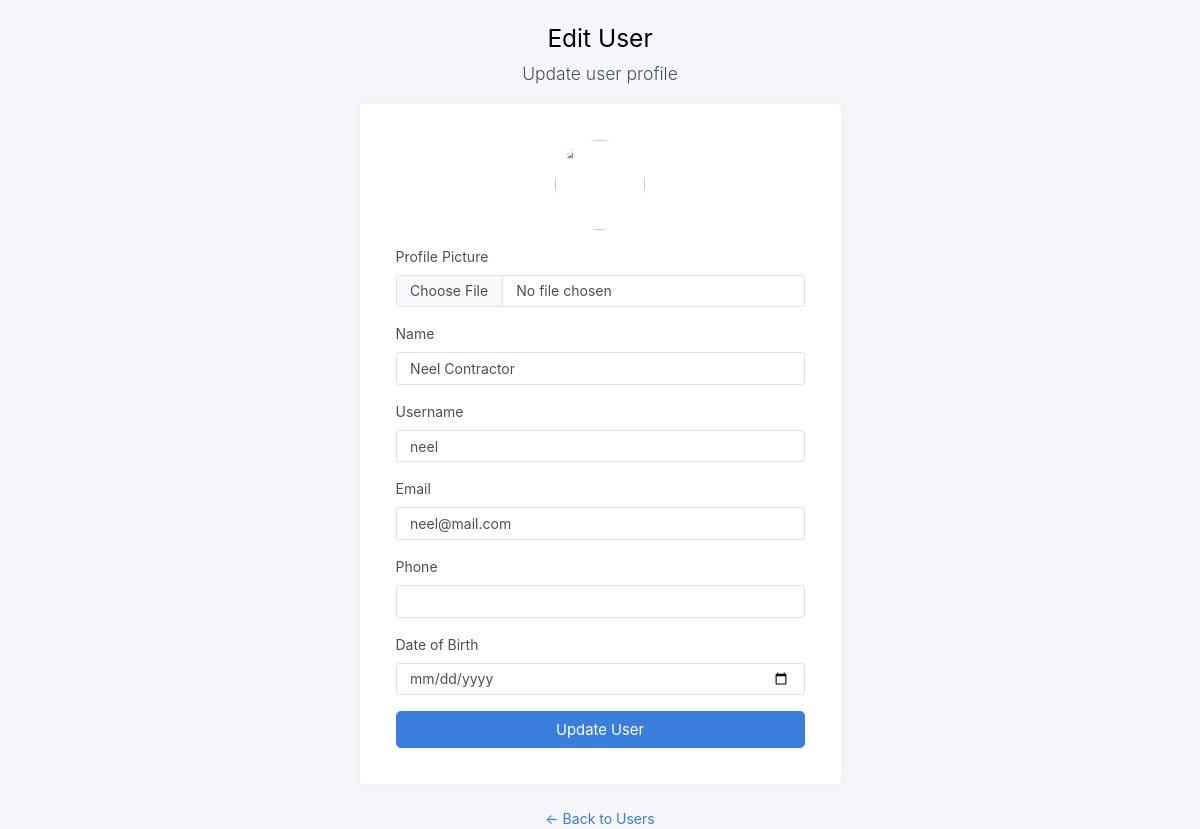
The app's page /adminkit-main/static/edit_user.php?id=u1 with its own data.
### tables this page shows
CREATE TABLE User (
    id CHAR(20) PRIMARY KEY,
    name VARCHAR(100),
    email VARCHAR(15) UNIQUE NOT NULL,
    username VARCHAR(50) UNIQUE NOT NULL,
    password_hash VARCHAR(50),
    phone VARCHAR(10),
    profile_pic_url TEXT,
    dob DATE,
    role ENUM('user','designer','admin') DEFAULT 'user',
    created_at TIMESTAMP DEFAULT CURRENT_TIMESTAMP
);

### adminkit-main/static/edit_user.php (the view, shortened to what this page needs)
<?php
include 'config.php';
$id = $_GET['id'];
$q = mysqli_prepare(
    $conn,
    "SELECT id, name, email, username, phone, dob, profile_pic_url
     FROM user
     WHERE id=? AND role='user'"
);
mysqli_stmt_bind_param($q, "s", $id);
mysqli_stmt_execute($q);
$result = mysqli_stmt_get_result($q);
$user = mysqli_fetch_assoc($result);
?>
<!DOCTYPE html>
<html lang="en">
<head>
	<link href="css/app.css" rel="stylesheet">
</head>
<body>
<main class="d-flex w-100">
	<div class="container d-flex flex-column">
		<div class="row vh-100">
			<div class="col-sm-10 col-md-8 col-lg-6 col-xl-5 mx-auto d-table h-100">
				<div class="d-table-cell align-middle">
					<div class="text-center mt-4">
						<h1 class="h2">Edit User</h1>
						<p class="lead">Update user profile</p>
					</div>
					<div class="card">
						<div class="card-body">
							<div class="m-sm-3">
								<form method="POST" enctype="multipart/form-data">
									<div class="text-center mb-3">
										<?php if (!empty($user['profile_pic_url'])): ?>
											<img src="../<?= htmlspecialchars($user['profile_pic_url']) ?>"
												style="width:90px;height:90px;border-radius:50%;object-fit:cover;">
										<?php else: ?>
											<img src="img/default-user.png"
												style="width:90px;height:90px;border-radius:50%;">
										<?php endif; ?>
									</div>
									<div class="mb-3">
										<label class="form-label">Profile Picture</label>
										<input class="form-control" type="file" name="profile_pic" accept="image/*">
									</div>
									<div class="mb-3">
										<label class="form-label">Name</label>
										<input class="form-control" type="text" name="name"
											value="<?= htmlspecialchars($user['name']) ?>" required>
									</div>
									<div class="mb-3">
										<label class="form-label">Username</label>
										<input class="form-control" type="text" name="username"
											value="<?= htmlspecialchars($user['username']) ?>" required>
									</div>
									<div class="mb-3">
										<label class="form-label">Email</label>
										<input class="form-control" type="email" name="email"
											value="<?= htmlspecialchars($user['email']) ?>" required>
									</div>
									<div class="mb-3">
										<label class="form-label">Phone</label>
										<input class="form-control" type="text" name="phone"
											value="<?= htmlspecialchars($user['phone']) ?>" required>
									</div>
									<div class="mb-3">
										<label class="form-label">Date of Birth</label>
										<input class="form-control" type="date" name="dob"
											value="<?= htmlspecialchars($user['dob']) ?>" >
									</div>
									<div class="d-grid gap-2">
										<button class="btn btn-primary btn-lg">
											Update User
										</button>
									</div>
								</form>
							</div>
						</div>
					</div>
					<div class="text-center mt-3">
						<a href="user.php">← Back to Users</a>
					</div>
				</div>
			</div>
		</div>
	</div>
</main>
</body>
</html>

### records on screen
user: name "Neel Contractor", username "neel", email "neel@mail.com"
